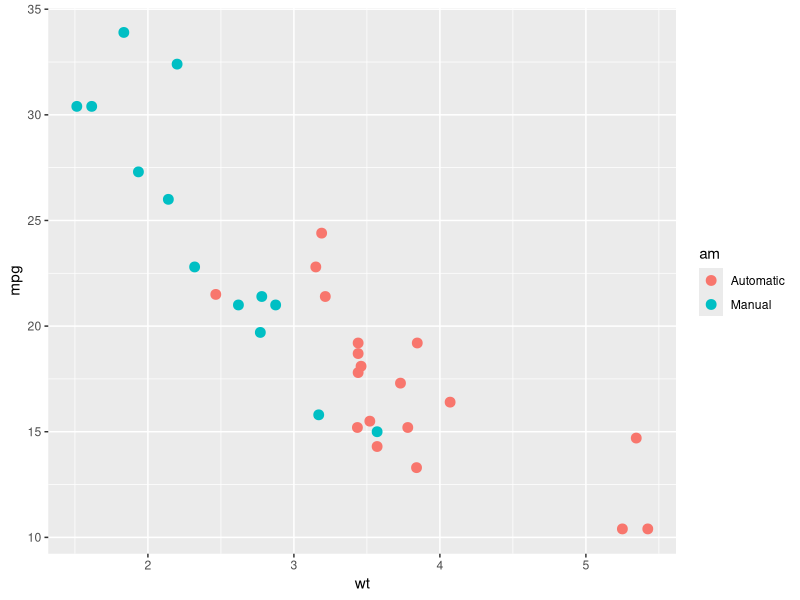
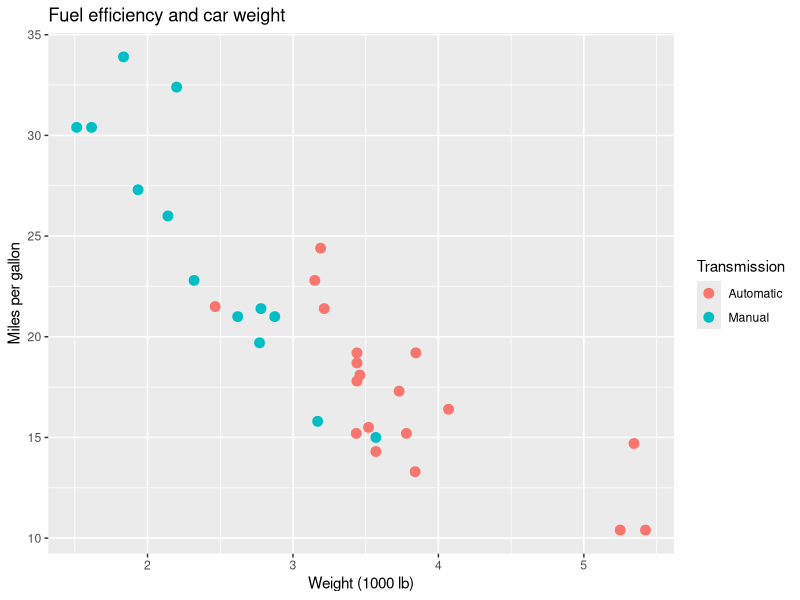
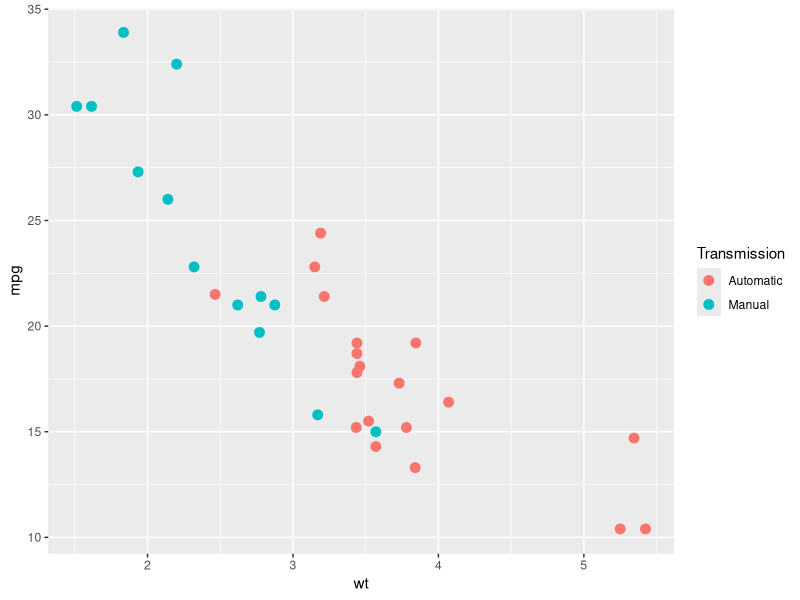
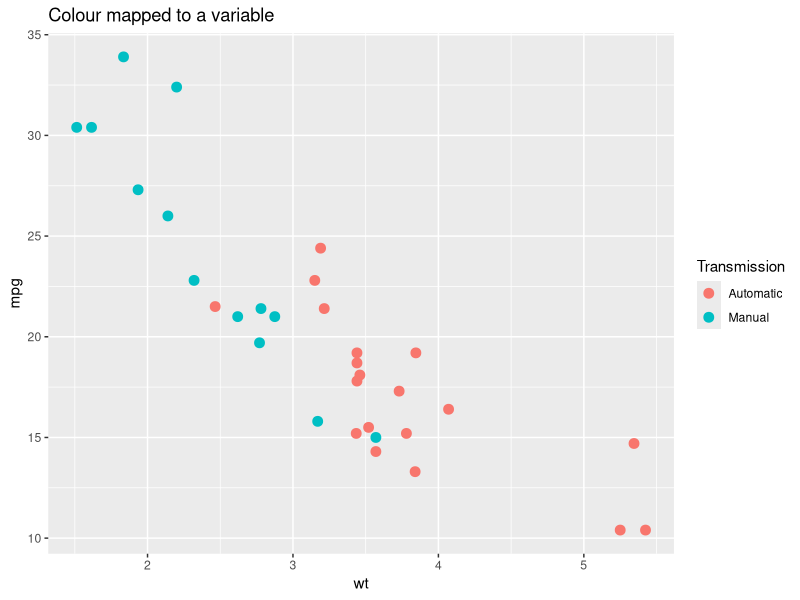
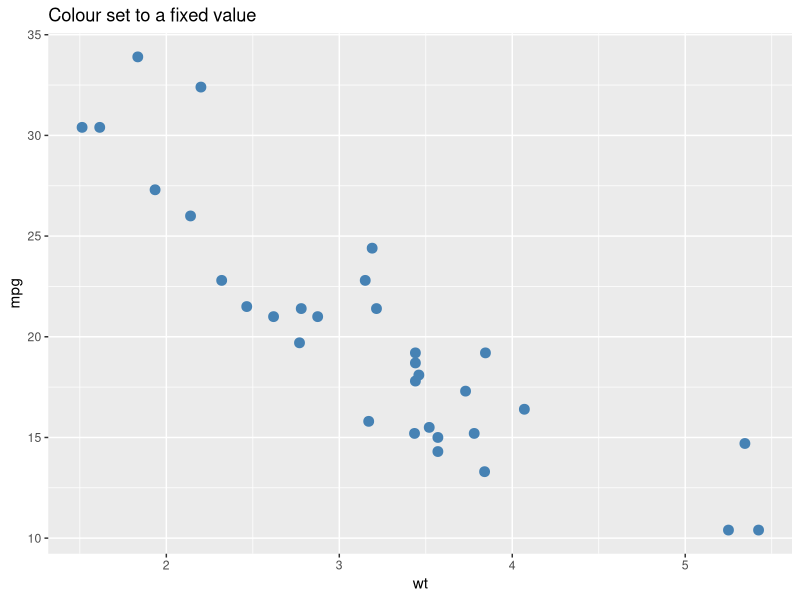
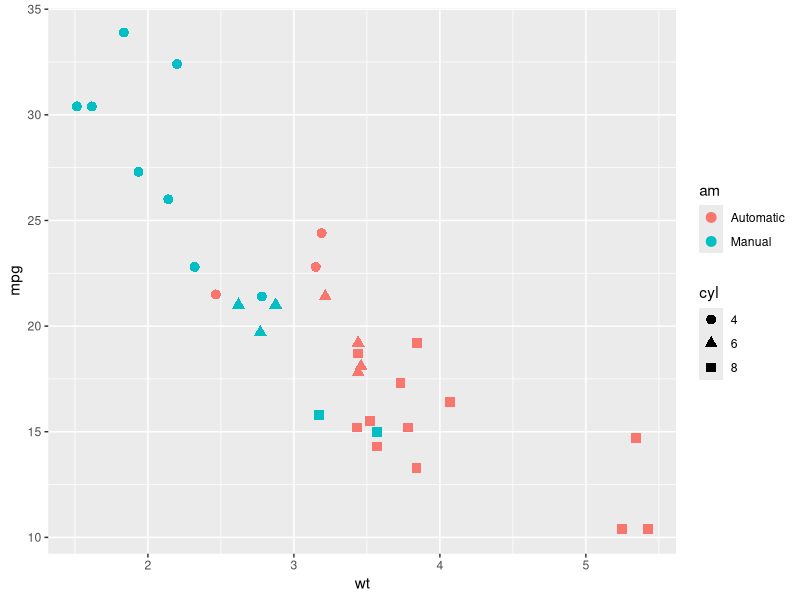
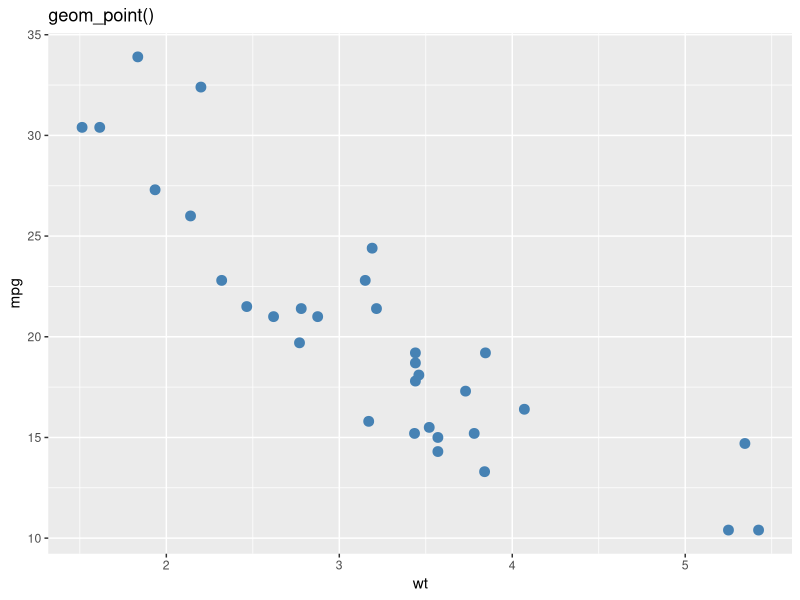
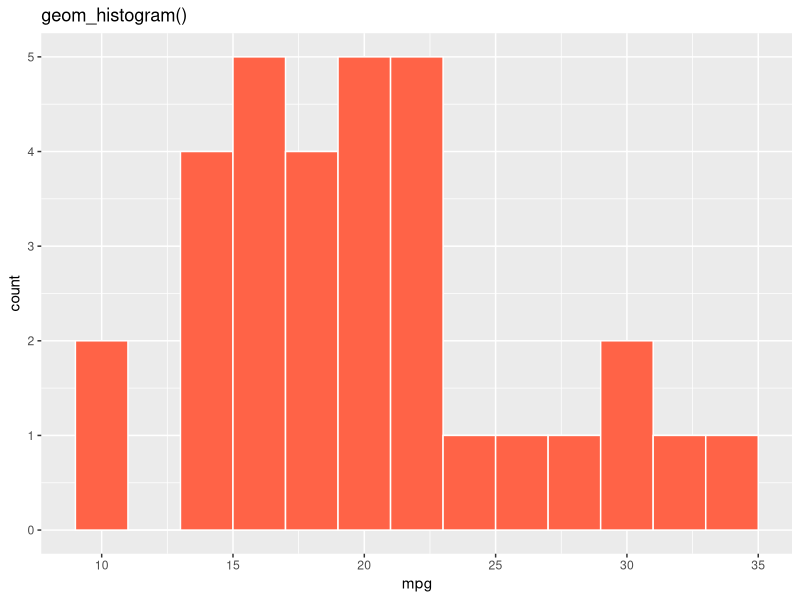

The R script that drew these images, in order:
## ---- chunk 1
library(knitr)
library(ggplot2)
library(dplyr)
library(patchwork)
library(tibble)

opts_chunk$set(echo = TRUE, message = FALSE, warning = FALSE)

cars <- mtcars %>%
  rownames_to_column(var = "car") %>%
  mutate(
    cyl = factor(cyl),
    gear = factor(gear),
    am = factor(am, levels = c(0, 1), labels = c("Automatic", "Manual"))
  )
## ---- chunk 2
ggplot(cars, aes(x = wt, y = mpg, color = am)) +
  geom_point(size = 3)
## ---- chunk 3
ggplot(cars, aes(x = wt, y = mpg, color = am)) +
  geom_point(size = 3) +
  labs(title = "Fuel efficiency and car weight",
    x = "Weight (1000 lb)",
    y = "Miles per gallon",
    color = "Transmission"
  )
## ---- chunk 4
glimpse(cars)
## ---- chunk 5
ggplot(cars, aes(x = wt, y = mpg, color = am)) +
  geom_point(size = 3) +
  labs(color = "Transmission")
## ---- chunk 6
mapped_plot <- ggplot(cars, aes(x = wt, y = mpg, color = am)) +
  geom_point(size = 3) +
  labs(title = "Colour mapped to a variable", color = "Transmission")

mapped_plot
## ---- chunk 7
set_plot <- ggplot(cars, aes(x = wt, y = mpg)) +
  geom_point(size = 3, color = "steelblue") +
  labs(title = "Colour set to a fixed value")

set_plot
## ---- chunk 8
ggplot(cars, aes(x = wt, y = mpg, color = am, shape = cyl)) +
  geom_point(size = 3)
## ---- chunk 9
# Build the plot here.
## ---- chunk 10
scatter_geom <- ggplot(cars, aes(x = wt, y = mpg)) +
  geom_point(color = "steelblue", size = 3) +
  labs(title = "geom_point()")

scatter_geom
## ---- chunk 11
hist_geom <- ggplot(cars, aes(x = mpg)) +
  geom_histogram(binwidth = 2, fill = "tomato", color = "white") +
  labs(title = "geom_histogram()")

hist_geom
## ---- chunk 12
bar_geom <- ggplot(cars, aes(x = cyl)) +
  geom_bar(fill = "grey40") +
  labs(title = "geom_bar()", x = "Cylinders")

bar_geom
## ---- chunk 13
box_geom <- ggplot(cars, aes(x = cyl, y = mpg)) +
  geom_boxplot(fill = "khaki") +
  labs(title = "geom_boxplot()", x = "Cylinders")

box_geom
## ---- chunk 14
ggplot(cars, aes(x = gear, y = mpg)) +
  geom_boxplot(fill = "grey85", outlier.shape = NA) +
  geom_jitter(aes(color = am), width = 0.15, size = 2.5, alpha = 0.85) +
  labs(x = "Gears", y = "Miles per gallon", color = "Transmission") +
  theme_minimal()
## ---- chunk 15
ggplot(cars, aes(x = wt, y = mpg)) +
  geom_point(aes(color = am), size = 3) +
  geom_smooth(method = "lm", se = FALSE, color = "black", linewidth = 0.8) +
  geom_text(
    data = cars %>% filter(mpg > 30 | wt > 5),
    aes(label = car),
    check_overlap = TRUE,
    nudge_y = 1,
    size = 3
  ) +
  labs(color = "Transmission")
## ---- chunk 16
# Build the layered plot here.
## ---- chunk 17
numeric_default <- ggplot(cars, aes(x = hp, y = mpg)) +
  geom_point(size = 3, color = "grey40") +
  labs(title = "Default numeric scales")

numeric_default
## ---- chunk 18
numeric_scaled <- ggplot(cars, aes(x = hp, y = mpg)) +
  geom_point(size = 3, color = "grey40") +
  scale_x_continuous(breaks = seq(50, 350, by = 50)) +
  scale_y_continuous(breaks = seq(10, 35, by = 5)) +
  labs(title = "Custom numeric breaks")

numeric_scaled
## ---- chunk 19
default_order_plot <- ggplot(cars, aes(x = factor(cyl), y = mpg)) +
  geom_boxplot(fill = "grey80") +
  labs(title = "Default order", x = "Cylinders")

default_order_plot
## ---- chunk 20
reordered_plot <- ggplot(cars, aes(x = reorder(factor(cyl), mpg, median), y = mpg)) +
  geom_boxplot(fill = "tomato") +
  labs(title = "Reordered by median mpg", x = "Cylinders")

reordered_plot
## ---- chunk 21
color_scale_plot <- ggplot(cars, aes(x = wt, y = mpg, color = hp)) +
  geom_point(size = 4) +
  scale_color_gradient(low = "skyblue", high = "firebrick") +
  labs(title = "Continuous colour scale", color = "Horsepower")

mean_mpg_by_cyl_gear <- cars %>%
  group_by(cyl, gear) %>%
  summarise(mean_mpg = mean(mpg), .groups = "drop")

color_scale_plot
## ---- chunk 22
fill_scale_plot <- ggplot(mean_mpg_by_cyl_gear, aes(x = cyl, y = gear, fill = mean_mpg)) +
  geom_tile(color = "white", linewidth = 0.8) +
  geom_text(aes(label = round(mean_mpg, 1)), color = "white", fontface = "bold") +
  scale_fill_gradient(low = "khaki1", high = "darkgreen") +
  labs(
    title = "Continuous fill scale",
    x = "Cylinders",
    y = "Gears",
    fill = "Mean mpg"
  )

fill_scale_plot
## ---- chunk 23
styled_plot <- ggplot(cars, aes(x = wt, y = mpg, color = am)) +
  geom_point(size = 3) +
  labs(
    title = "Heavier cars tend to have lower fuel efficiency",
    subtitle = "Transmission highlights one part of the pattern in mtcars",
    x = "Weight (1000 lb)",
    y = "Miles per gallon",
    color = "Transmission"
  ) +
  theme_minimal(base_size = 12) +
  theme(legend.position = "top")

styled_plot
## ---- chunk 24
dashboard_plot <- (styled_plot / (reordered_plot | fill_scale_plot)) +
  plot_annotation(
    title = "Three views of the mtcars dataset",
    subtitle = "Scatter plot, reordered box plot, and summary heatmap",
    caption = "Data source: mtcars"
  ) +
  plot_layout(guides = "collect")

dashboard_plot
## ---- chunk 25
png_file <- tempfile("mtcars-plot-", fileext = ".png")
pdf_file <- tempfile("mtcars-plot-", fileext = ".pdf")

ggsave(filename = png_file, plot = styled_plot, width = 8, height = 5, dpi = 300)
ggsave(filename = pdf_file, plot = styled_plot, width = 8, height = 5)

png_file
pdf_file
## ---- chunk 26
# Build your final figure here.
